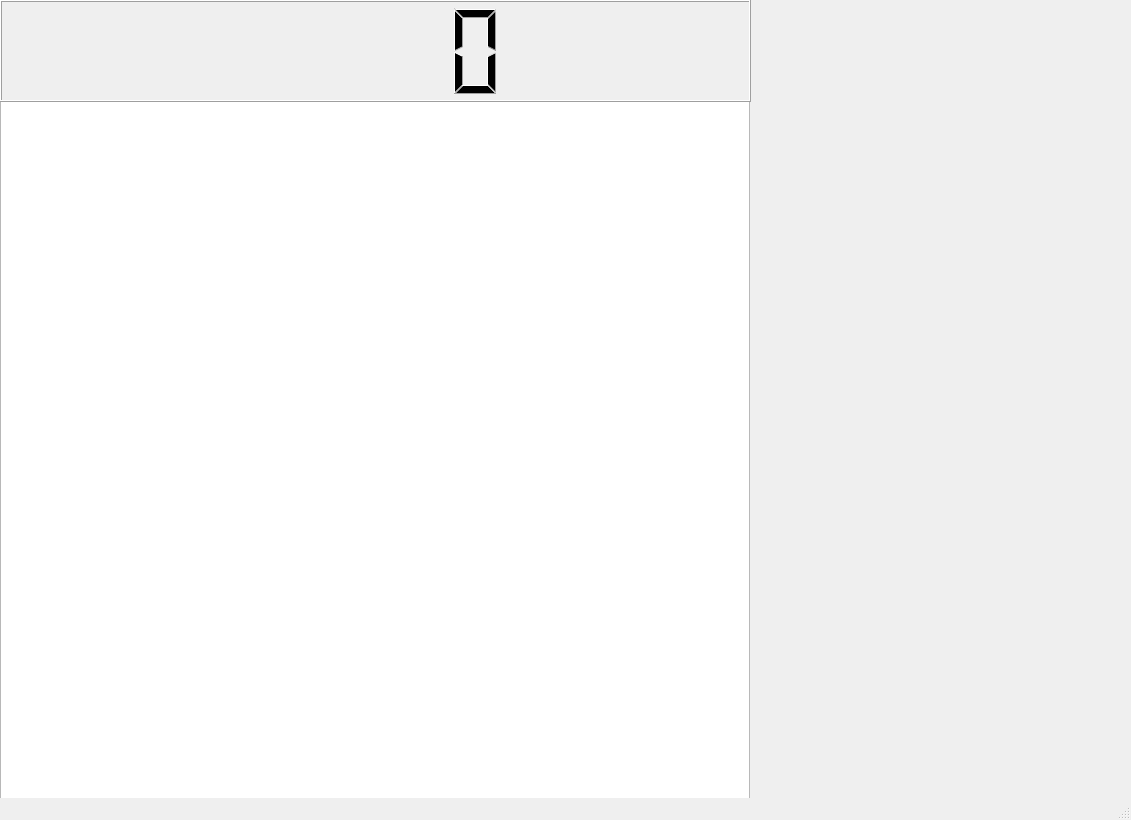
<?xml version="1.0" encoding="UTF-8"?>
<ui version="4.0">
 <class>MainWindow</class>
 <widget class="QMainWindow" name="MainWindow">
  <property name="geometry">
   <rect>
    <x>0</x>
    <y>0</y>
    <width>1131</width>
    <height>820</height>
   </rect>
  </property>
  <property name="windowTitle">
   <string>MainWindow</string>
  </property>
  <widget class="QWidget" name="centralwidget">
   <widget class="QGraphicsView" name="graphicsView">
    <property name="geometry">
     <rect>
      <x>0</x>
      <y>100</y>
      <width>750</width>
      <height>750</height>
     </rect>
    </property>
   </widget>
   <widget class="QWidget" name="verticalLayoutWidget">
    <property name="geometry">
     <rect>
      <x>0</x>
      <y>0</y>
      <width>751</width>
      <height>102</height>
     </rect>
    </property>
    <layout class="QVBoxLayout" name="verticalLayout">
     <item>
      <widget class="QLCDNumber" name="punts"/>
     </item>
    </layout>
   </widget>
  </widget>
  <widget class="QMenuBar" name="menubar">
   <property name="geometry">
    <rect>
     <x>0</x>
     <y>0</y>
     <width>1131</width>
     <height>22</height>
    </rect>
   </property>
  </widget>
  <widget class="QStatusBar" name="statusbar"/>
 </widget>
 <resources/>
 <connections/>
</ui>
